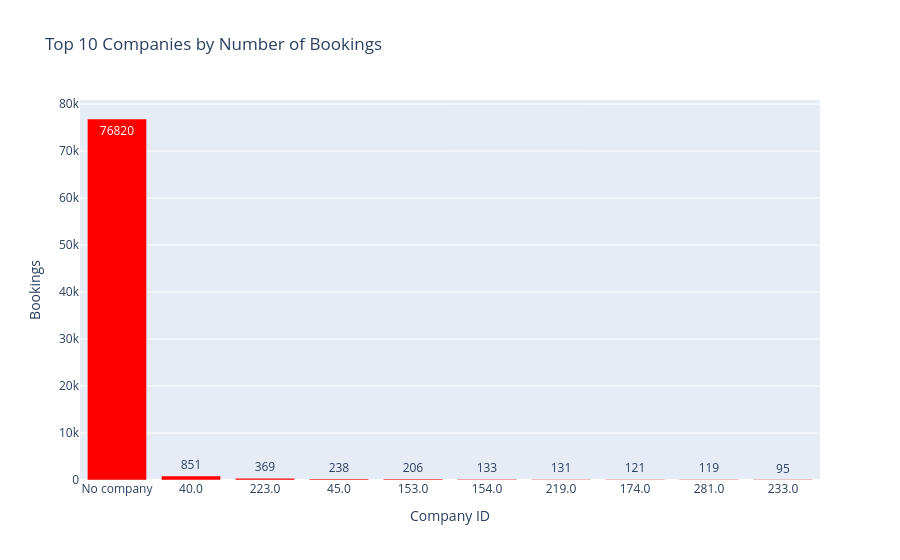

Notebook code cell kept with this figure:
### Code cell
top_companies = df_cleaned_data['COMPANY'].value_counts().head(10)

fig = px.bar(
    x=top_companies.index.astype(str),
    y=top_companies.values,
    text=top_companies.values,
    title='Top 10 Companies by Number of Bookings',
    color_discrete_sequence=['red']
)

fig.update_layout(
    xaxis_title='Company ID',
    yaxis_title='Bookings'
)


fig.show()

### Figure 1 — Plotly figure (JSON) as saved in the notebook; plotly's stock layout.template omitted (floating-point values rounded to 4 significant figures)
{"data": [{"hovertemplate": "x=%{x}<br>y=%{y}<br>text=%{text}<extra></extra>", "legendgroup": "", "marker": {"color": "red", "pattern": {"shape": ""}}, "name": "", "orientation": "v", "showlegend": false, "text": [76820.0, 851.0, 369.0, 238.0, 206.0, 133.0, 131.0, 121.0, 119.0, 95.0], "textposition": "auto", "type": "bar", "x": ["No company", "40.0", "223.0", "45.0", "153.0", "154.0", "219.0", "174.0", "281.0", "233.0"], "xaxis": "x", "y": [76820, 851, 369, 238, 206, 133, 131, 121, 119, 95], "yaxis": "y"}], "layout": {"barmode": "relative", "legend": {"tracegroupgap": 0}, "title": {"text": "Top 10 Companies by Number of Bookings"}, "xaxis": {"anchor": "y", "domain": [0, 1], "title": {"text": "Company ID"}}, "yaxis": {"anchor": "x", "domain": [0, 1], "title": {"text": "Bookings"}}}}
